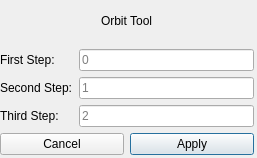
<?xml version="1.0" encoding="UTF-8"?>
<ui version="4.0">
 <class>OrbitToolGUI</class>
 <widget class="QMainWindow" name="OrbitToolGUI">
  <property name="geometry">
   <rect>
    <x>0</x>
    <y>0</y>
    <width>257</width>
    <height>158</height>
   </rect>
  </property>
  <property name="windowTitle">
   <string>Orbit Tool</string>
  </property>
  <widget class="QWidget" name="centralwidget">
   <widget class="QWidget" name="verticalLayoutWidget">
    <property name="geometry">
     <rect>
      <x>0</x>
      <y>0</y>
      <width>254</width>
      <height>155</height>
     </rect>
    </property>
    <layout class="QVBoxLayout" name="verticalLayout">
     <item alignment="Qt::AlignHCenter|Qt::AlignVCenter">
      <widget class="QLabel" name="label">
       <property name="text">
        <string>Orbit Tool</string>
       </property>
      </widget>
     </item>
     <item>
      <layout class="QGridLayout" name="gridLayout">
       <item row="0" column="0">
        <widget class="QLabel" name="step_1_label">
         <property name="text">
          <string>First Step:</string>
         </property>
        </widget>
       </item>
       <item row="1" column="0">
        <widget class="QLabel" name="step_2_label">
         <property name="text">
          <string>Second Step:</string>
         </property>
        </widget>
       </item>
       <item row="1" column="1">
        <widget class="QLineEdit" name="step_2">
         <property name="text">
          <string/>
         </property>
         <property name="placeholderText">
          <string>1</string>
         </property>
        </widget>
       </item>
       <item row="2" column="0">
        <widget class="QLabel" name="step_3_label">
         <property name="text">
          <string>Third Step:</string>
         </property>
        </widget>
       </item>
       <item row="2" column="1">
        <widget class="QLineEdit" name="step_3">
         <property name="text">
          <string/>
         </property>
         <property name="placeholderText">
          <string>2</string>
         </property>
        </widget>
       </item>
       <item row="0" column="1">
        <widget class="QLineEdit" name="step_1">
         <property name="text">
          <string/>
         </property>
         <property name="placeholderText">
          <string>0</string>
         </property>
        </widget>
       </item>
      </layout>
     </item>
     <item>
      <layout class="QHBoxLayout" name="horizontalLayout">
       <item>
        <widget class="QPushButton" name="cancel_button">
         <property name="text">
          <string>Cancel</string>
         </property>
        </widget>
       </item>
       <item>
        <widget class="QPushButton" name="apply_button">
         <property name="text">
          <string>Apply</string>
         </property>
         <property name="default">
          <bool>true</bool>
         </property>
        </widget>
       </item>
      </layout>
     </item>
    </layout>
   </widget>
  </widget>
 </widget>
 <resources/>
 <connections/>
</ui>
